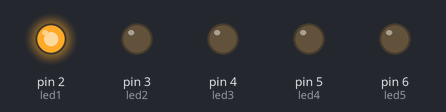
Recording of a sketch running on a simulated Arduino Uno, built with avr-gcc and run on an emulated ATmega328P. Parts: output pins drawn as LEDs (lit = HIGH).

Above: at 0.2 s.
At 1.2 s:
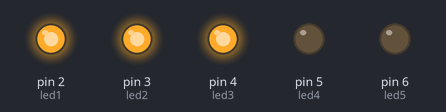
At 2.2 s:
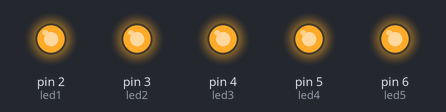
At 2.7 s:
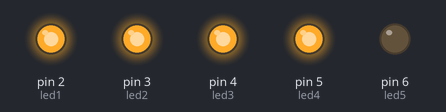
At 4.7 s:
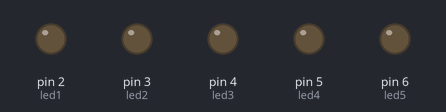
At 5.7 s:
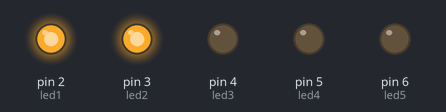
Timing chart, 0 to 6.5 s (numbered marks = the images above):
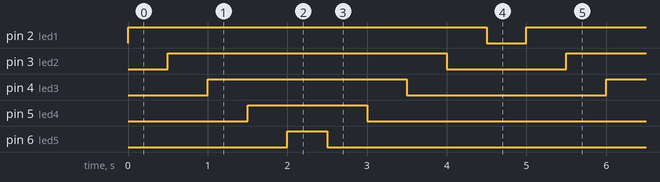

Measured:
- by itself, pin 2 (led1): alternates HIGH for 4.5 s and LOW for 0.50 s
- by itself, pin 3 (led2): alternates HIGH for 3.5 s and LOW for 1.5 s
- by itself, pin 4 (led3): alternates HIGH for 2.5 s and LOW for 2.5 s
- by itself, pin 5 (led4): alternates HIGH for 1.5 s and LOW for 3.5 s
- by itself, pin 6 (led5): alternates HIGH for 0.50 s and LOW for 4.5 s

The sketch:

K319.ino
```cpp
int led1 = 2;                  //definiraj led1 = 2
int led2 = 3;                  //definiraj led2 = 3
int led3 = 4;                  //definiraj led3 = 4
int led4 = 5;                  //definiraj led4 = 5
int led5 = 6;                  //definiraj led5 = 6

void setup() {
  pinMode(led1, OUTPUT);       //postavi izvod led1 kao izlazni
  pinMode(led2, OUTPUT);       //postavi izvod led2 kao izlazni
  pinMode(led3, OUTPUT);       //postavi izvod led3 kao izlazni
  pinMode(led4, OUTPUT);       //postavi izvod led4 kao izlazni
  pinMode(led5, OUTPUT);       //postavi izvod led5 kao izlazni
  digitalWrite(led1, LOW);     //isključi LED diodu 1 - početno stanje
  digitalWrite(led2, LOW);     //isključi LED diodu 2 - početno stanje
  digitalWrite(led3, LOW);     //isključi LED diodu 3 - početno stanje
  digitalWrite(led4, LOW);     //isključi LED diodu 4 - početno stanje
  digitalWrite(led5, LOW);     //isključi LED diodu 5 - početno stanje
}

void loop() {
  digitalWrite(led1, HIGH);    //uključi LED diodu 1
  delay(500);                  //čekaj 500 ms
  digitalWrite(led2, HIGH);    //uključi LED diodu 2
  delay(500);                  //čekaj 500 ms
  digitalWrite(led3, HIGH);    //uključi LED diodu 3
  delay(500);                  //čekaj 500 ms
  digitalWrite(led4, HIGH);    //uključi LED diodu 4
  delay(500);                  //čekaj 500 ms
  digitalWrite(led5, HIGH);    //uključi LED diodu 5
  delay(500);                  //čekaj 500 ms

  digitalWrite(led5, LOW);     //isključi LED diodu 1
  delay(500);                  //čekaj 500 ms
  digitalWrite(led4, LOW);     //isključi LED diodu 2
  delay(500);                  //čekaj 500 ms
  digitalWrite(led3, LOW);     //isključi LED diodu 2
  delay(500);                  //čekaj 500 ms
  digitalWrite(led2, LOW);     //isključi LED diodu 4
  delay(500);                  //čekaj 500 ms
  digitalWrite(led1, LOW);     //isključi LED diodu 5
  delay(500);                  //čekaj 500 ms
}
```
